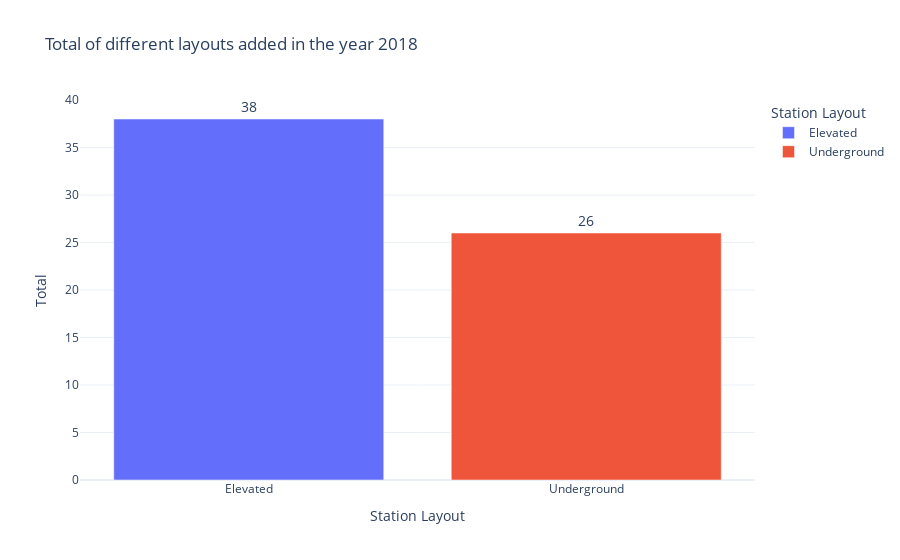

Source (notebook cell):
### Code cell
fig = px.bar(data_frame=station_layoout, x="Station Layout", y="Total", color="Station Layout", 
       text="Total", title="Total of different layouts added in the year 2018")

fig.update_traces(textposition='outside', textfont_size=14)
fig.show()

### Figure 1 — Plotly figure (JSON) as saved in the notebook; plotly's stock layout.template omitted (floating-point values rounded to 4 significant figures)
{"data": [{"alignmentgroup": "True", "hovertemplate": "Station Layout=%{x}<br>Total=%{text}<extra></extra>", "legendgroup": "Elevated", "marker": {"color": "#636efa", "pattern": {"shape": ""}}, "name": "Elevated", "offsetgroup": "Elevated", "orientation": "v", "showlegend": true, "text": [38], "textfont": {"size": 14}, "textposition": "outside", "type": "bar", "x": ["Elevated"], "xaxis": "x", "y": [38], "yaxis": "y"}, {"alignmentgroup": "True", "hovertemplate": "Station Layout=%{x}<br>Total=%{text}<extra></extra>", "legendgroup": "Underground", "marker": {"color": "#EF553B", "pattern": {"shape": ""}}, "name": "Underground", "offsetgroup": "Underground", "orientation": "v", "showlegend": true, "text": [26], "textfont": {"size": 14}, "textposition": "outside", "type": "bar", "x": ["Underground"], "xaxis": "x", "y": [26], "yaxis": "y"}], "layout": {"barmode": "relative", "legend": {"title": {"text": "Station Layout"}, "tracegroupgap": 0}, "title": {"text": "Total of different layouts added in the year 2018"}, "xaxis": {"anchor": "y", "categoryarray": ["Elevated", "Underground"], "categoryorder": "array", "domain": [0, 1], "title": {"text": "Station Layout"}}, "yaxis": {"anchor": "x", "domain": [0, 1], "title": {"text": "Total"}}}}
